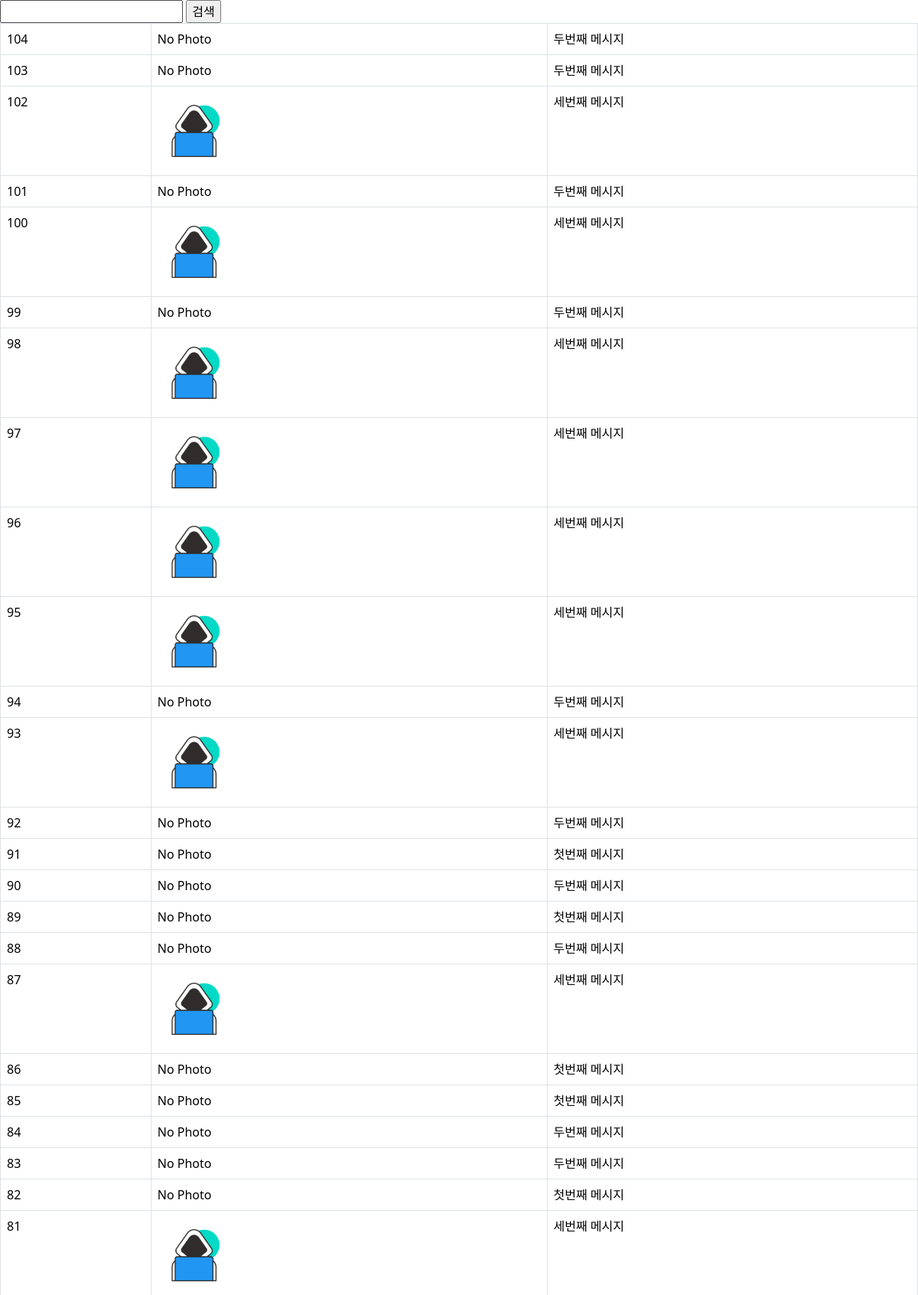
The page /instagram/ (signed in, upper part) on the database its author committed.
### instagram/models.py (models this page shows, shortened)
class Post(models.Model):
    message = models.TextField() # self.first = first
    photo = models.ImageField(blank=True, upload_to='instagram/post/%Y/%m/%d')
    tag_set = models.ManyToManyField('Tag', blank=True)
    is_public = models.BooleanField(default=False, verbose_name='공개여부')
    created_at = models.DateTimeField(auto_now_add=True)
    updated_at = models.DateTimeField(auto_now=True)
    class Meta:
        ordering = ['-id']
    def message_length(self):
        return f'{len(self.message)} 글자'
    message_length.short_description = "메세지 글자수"

### instagram/views.py (the view)
class PostListView(LoginRequiredMixin, ListView):
    model = Post
    paginated_by = 10

### instagram/templates/instagram/post_list.html (shortened to what this page needs)
{% load bootstrap4 %}
<!doctype html>
<html lang="ko">
    <head>
        <link href="https://cdn.jsdelivr.net/npm/bootstrap@5.3.2/dist/css/bootstrap.min.css" rel="stylesheet">
    </head>
    <body>
        <form action="" method="get">
            <input type="text" name="q" value="{{ q }}"/>
            <input type="submit" value="검색"/>
        </form>
        <table class="table table-bordered table-hover">
            <tbody>
                {% for post in post_list %}
                <tr>
                    <td>
                        {{ post.pk }}
                    </td>
                    <td>
                        {% if post.photo %}
                            <img src="{{ post.photo.url }}" style="width: 100px;"/>
                        {% else %}
                            No Photo
                        {% endif %}
                    </td>
                    <td>
                        {{ post.message }}
                    </td>
                </tr>
                {% endfor %}
            </tbody>
        </table>
    </body>
</html>

### rows shown on the page
Post: pk "104", photo "No Photo", message "두번째 메시지"
Post: pk "103", photo "No Photo", message "두번째 메시지"
Post: pk "102", photo (picture), message "세번째 메시지"
Post: pk "101", photo "No Photo", message "두번째 메시지"
Post: pk "100", photo (picture), message "세번째 메시지"
Post: pk "99", photo "No Photo", message "두번째 메시지"
Post: pk "98", photo (picture), message "세번째 메시지"
Post: pk "97", photo (picture), message "세번째 메시지"
Post: pk "96", photo (picture), message "세번째 메시지"
Post: pk "95", photo (picture), message "세번째 메시지"
Post: pk "94", photo "No Photo", message "두번째 메시지"
Post: pk "93", photo (picture), message "세번째 메시지"
Post: pk "92", photo "No Photo", message "두번째 메시지"
Post: pk "91", photo "No Photo", message "첫번째 메시지"
Post: pk "90", photo "No Photo", message "두번째 메시지"
Post: pk "89", photo "No Photo", message "첫번째 메시지"
Post: pk "88", photo "No Photo", message "두번째 메시지"
Post: pk "87", photo (picture), message "세번째 메시지"
Post: pk "86", photo "No Photo", message "첫번째 메시지"
Post: pk "85", photo "No Photo", message "첫번째 메시지"
Post: pk "84", photo "No Photo", message "두번째 메시지"
Post: pk "83", photo "No Photo", message "두번째 메시지"
Post: pk "82", photo "No Photo", message "첫번째 메시지"
Post: pk "81", photo (picture), message "세번째 메시지"
